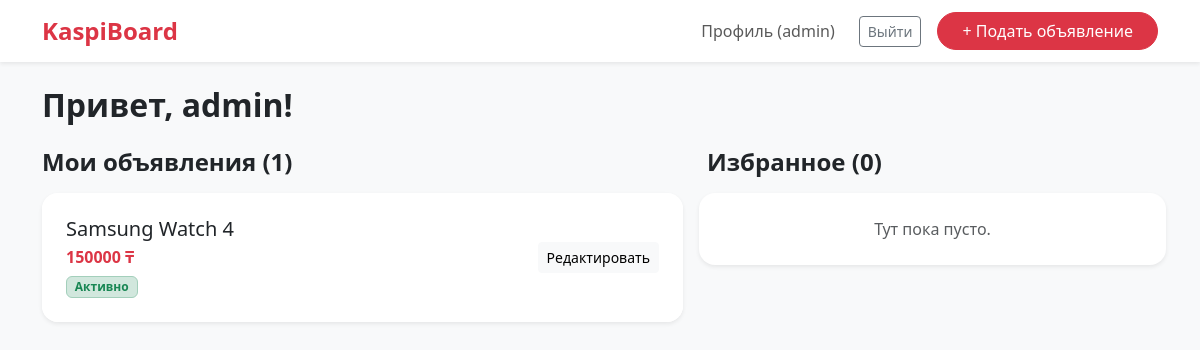
Screenshot of /profile/ (signed in) with the database file from the repository.
### core_app/models.py (models this page shows, shortened)
class Ad(models.Model):
    uuid = models.UUIDField(default=uuid.uuid4, editable=False, unique=True)
    author = models.ForeignKey(User, on_delete=models.CASCADE, related_name='ads', verbose_name="Автор")
    category = models.ForeignKey(Category, on_delete=models.CASCADE, related_name='ads', verbose_name="Категория")
    city = models.ForeignKey(City, on_delete=models.CASCADE, verbose_name="Город")
    title = models.CharField(max_length=200)
    description = models.TextField()
    price = models.PositiveIntegerField(verbose_name="Цена (в тенге)", help_text="Укажите 0, если бесплатно")
    image = models.ImageField(upload_to='ads/', blank=True, null=True, verbose_name="Изображение")
    created_at = models.DateTimeField(auto_now_add=True)
    updated_at = models.DateTimeField(auto_now=True)
    is_moderated = models.BooleanField(default=False, verbose_name="Прошло модерацию")
    is_top = models.BooleanField(default=False, verbose_name="Топ объявление (VIP)")

### core_app/views.py (the view)
# urls.py: path('profile/', views.profile_view, name='profile'),
@login_required
def profile_view(request):
    my_ads = Ad.objects.filter(author=request.user).order_by('-created_at')
    favorites = Favorite.objects.filter(user=request.user).select_related('ad')
    return render(request, 'profile.html', {'my_ads': my_ads, 'favorites': favorites})

### core_app/templates/profile.html (shortened to what this page needs)
{% extends 'base.html' %}
{% block content %}
<h2 class="fw-bold mb-4">Привет, {{ user.first_name|default:user.username }}!</h2>
<div class="row g-4">
    <div class="col-md-7">
        <h4 class="fw-bold mb-3">Мои объявления ({{ my_ads.count }})</h4>
        <div class="card border-0 shadow-sm rounded-4">
            <div class="list-group list-group-flush rounded-4">
                {% for ad in my_ads %}
                    <div class="list-group-item p-4">
                        <div class="d-flex justify-content-between align-items-center">
                            <div>
                                <h5 class="mb-1"><a href="{% url 'ad_detail' ad.uuid %}" class="text-dark text-decoration-none">{{ ad.title }}</a></h5>
                                <p class="text-danger fw-bold mb-1">{{ ad.price }} ₸</p>
                                {% if ad.is_moderated %}
                                    <span class="badge bg-success-subtle text-success border border-success-subtle">Активно</span>
                                {% else %}
                                    <span class="badge bg-warning-subtle text-warning border border-warning-subtle">На проверке</span>
                                {% endif %}
                            </div>
                            <a href="{% url 'ad_update' ad.uuid %}" class="btn btn-light btn-sm">Редактировать</a>
                        </div>
                    </div>
                {% empty %}
                    <div class="p-5 text-center text-muted">У вас еще нет объявлений.</div>
                {% endfor %}
            </div>
        </div>
    </div>
    <div class="col-md-5">
        <h4 class="fw-bold mb-3">Избранное ({{ favorites.count }})</h4>
        <div class="row row-cols-1 g-3">
            {% for fav in favorites %}
                <div class="col">
                    <div class="card border-0 shadow-sm rounded-4 h-100">
                        <div class="card-body d-flex justify-content-between align-items-center">
                            <div>
                                <h6 class="mb-1 text-truncate" style="max-width: 200px;"><a href="{% url 'ad_detail' fav.ad.uuid %}" class="text-dark text-decoration-none">{{ fav.ad.title }}</a></h6>
                                <p class="text-danger fw-bold mb-0">{{ fav.ad.price }} ₸</p>
                            </div>
                            <a href="{% url 'toggle_favorite' fav.ad.uuid %}" class="btn btn-light text-danger rounded-circle">♥</a>
                        </div>
                    </div>
                </div>
            {% empty %}
                <div class="col-12 p-4 text-center bg-white rounded-4 shadow-sm text-muted">Тут пока пусто.</div>
            {% endfor %}
        </div>
    </div>
</div>
{% endblock %}

### core_app/templates/base.html (shortened to what this page needs)
<!DOCTYPE html>
<html lang="ru">
<head>
    <link href="https://cdn.jsdelivr.net/npm/bootstrap@5.3.2/dist/css/bootstrap.min.css" rel="stylesheet">
</head>
<body>
<nav class="navbar navbar-expand-lg navbar-light bg-white shadow-sm mb-4 sticky-top">
    <div class="container">
        <a class="navbar-brand text-danger fw-bold fs-4" href="{% url 'ad_list' %}">KaspiBoard</a>
        <div class="collapse navbar-collapse" id="navBar">
            <ul class="navbar-nav ms-auto mb-2 mb-lg-0 align-items-center">
                {% if user.is_authenticated %}
                    <li class="nav-item me-3"><a class="nav-link fw-medium" href="{% url 'profile' %}">Профиль ({{ user.username }})</a></li>
                    <li class="nav-item me-3"><a class="btn btn-outline-secondary btn-sm" href="{% url 'logout' %}">Выйти</a></li>
                    <li class="nav-item"><a class="btn btn-danger rounded-pill px-4" href="{% url 'ad_create' %}">+ Подать объявление</a></li>
                {% else %}
                    <li class="nav-item me-2"><a class="nav-link" href="{% url 'login' %}">Войти</a></li>
                    <li class="nav-item"><a class="btn btn-danger rounded-pill px-4" href="{% url 'register' %}">Регистрация</a></li>
                {% endif %}
            </ul>
        </div>
    </div>
</nav>
<div class="container pb-5">
    {% block content %}{% endblock %}
</div>
</body>
</html>

### core_app/templates/base.html (style rules this page uses)
body { background-color: #f8f9fa; }

### rows the page displays
Ad: title "Samsung Watch 4", price "150000", is_moderated "Активно"

### other values shown
{{ user.username }} "admin"
{{ user.first_name|default:user.username }} "admin"
{{ my_ads.count }} "1"
{{ favorites.count }} "0"
